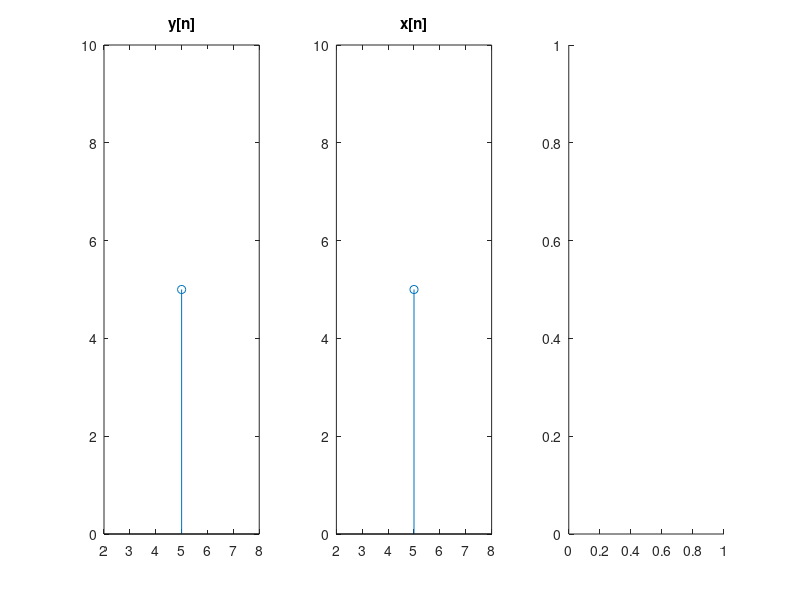

This chart was generated by the following MATLAB code: (Note: this script raises an error after producing the figure.)
clc;
clear all;
close all;
fprintf('\nTHE SEQUENCE y[n]');
disp('');
n11=input('\nENTER THE VALUE FOR n1   ');
n12=input('\nENTER THE VALUE FOR n2   ');
n=n11:1:n12;
m1=numel(n);
e=n11;
disp(' ');
disp('ENTER THE SEQUENCE y[n]');
for i=1:1:m1
    fprintf('[%d]  ',e);
      y(i)=input('');
      e=e+1;
end
subplot(1,3,1);
n=n11:n12;
stem(n,y);
title('y[n]');
axis([n11-3 n12+3 min(y)-5 max(y)+5]);
fprintf('THE SEQUENCE x[n]');
disp('')
n21=input('\nENTER THE VALUE FOR n1   ');
n22=input('\nENTER THE VALUE FOR n2   ');
n=n21:1:n22;
m2=numel(n);
e=n21;
disp(' ');
disp('\nENTER THE SEQUENCE');
for i=1:1:m2
    fprintf('x[%d]  ',e);
      x(i)=input('');
      e=e+1;
end
subplot(1,3,2);
n=n21:n22;
stem(n,x);
title('x[n]');
axis([n21-3 n22+3 min(x)-5 max(x)+5]);
%time reversing y[n]
i=1;
for z=0:m1-1
    yr(i)=y(m1-z);
    i=i+1;
end
disp(yr)
y1=zeros(numel(yr),m1+m2-1);
yr=[yr,zeros(1,m1+m2-1-numel(yr))];
for i=1:4
    y1(i,:)=yr;
    yr=circshift(yr,[0 1]);
end
disp(y1')
g=y1'*x';
n1=n11+n21;
subplot(1,3,3);
n2=m1+m2+n1-2;
n3=n1:n2;
stem(n3,g);
title('CCORRELATED OUTPUT');
axis([n1-2 n2+2 min(g)-2 max(g)+2]);